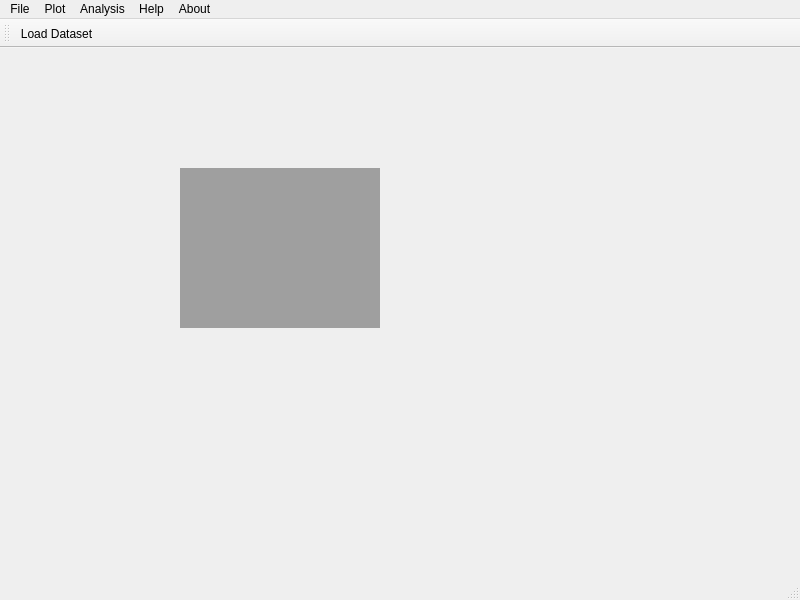
<?xml version="1.0" encoding="UTF-8"?>
<ui version="4.0">
 <class>ParentWindow</class>
 <widget class="QMainWindow" name="ParentWindow">
  <property name="geometry">
   <rect>
    <x>0</x>
    <y>0</y>
    <width>800</width>
    <height>600</height>
   </rect>
  </property>
  <property name="windowTitle">
   <string>DataViz 0.0</string>
  </property>
  <widget class="QWidget" name="centralwidget">
   <widget class="QMdiArea" name="WindowsManager">
    <property name="geometry">
     <rect>
      <x>180</x>
      <y>120</y>
      <width>200</width>
      <height>160</height>
     </rect>
    </property>
   </widget>
  </widget>
  <widget class="QMenuBar" name="menubar">
   <property name="geometry">
    <rect>
     <x>0</x>
     <y>0</y>
     <width>800</width>
     <height>21</height>
    </rect>
   </property>
   <widget class="QMenu" name="menuFile">
    <property name="title">
     <string>File</string>
    </property>
    <addaction name="actionLoad_Dataset"/>
   </widget>
   <widget class="QMenu" name="menuPlot">
    <property name="title">
     <string>Plot</string>
    </property>
    <addaction name="actionSelect_a_dataset"/>
    <addaction name="actionDrawMultipleCharts_2"/>
   </widget>
   <widget class="QMenu" name="menuAnalysis">
    <property name="title">
     <string>Analysis</string>
    </property>
    <addaction name="actionFunction"/>
   </widget>
   <widget class="QMenu" name="menuHelp">
    <property name="title">
     <string>Help</string>
    </property>
    <addaction name="actionHelp"/>
   </widget>
   <widget class="QMenu" name="menuAbout">
    <property name="title">
     <string>About</string>
    </property>
    <addaction name="actionAbout"/>
   </widget>
   <addaction name="menuFile"/>
   <addaction name="menuPlot"/>
   <addaction name="menuAnalysis"/>
   <addaction name="menuHelp"/>
   <addaction name="menuAbout"/>
  </widget>
  <widget class="QStatusBar" name="statusbar"/>
  <widget class="QToolBar" name="toolBar">
   <property name="windowTitle">
    <string>toolBar</string>
   </property>
   <attribute name="toolBarArea">
    <enum>TopToolBarArea</enum>
   </attribute>
   <attribute name="toolBarBreak">
    <bool>false</bool>
   </attribute>
   <addaction name="actionLoad_Dataset"/>
  </widget>
  <action name="actionLoad_Dataset">
   <property name="icon">
    <iconset resource="resources.qrc">
     <normaloff>:/icons/dataset.svg</normaloff>:/icons/dataset.svg</iconset>
   </property>
   <property name="text">
    <string>Load Dataset</string>
   </property>
  </action>
  <action name="actionAbout">
   <property name="icon">
    <iconset resource="resources.qrc">
     <normaloff>:/icons/aboutSymbol.svg</normaloff>:/icons/aboutSymbol.svg</iconset>
   </property>
   <property name="text">
    <string>About</string>
   </property>
  </action>
  <action name="actionHelp">
   <property name="icon">
    <iconset resource="resources.qrc">
     <normaloff>:/icons/helpSymbol.svg</normaloff>:/icons/helpSymbol.svg</iconset>
   </property>
   <property name="text">
    <string>Help</string>
   </property>
  </action>
  <action name="actionSelect_a_dataset">
   <property name="text">
    <string>Select a dataset</string>
   </property>
  </action>
  <action name="actionDrawMultipleCharts">
   <property name="text">
    <string>Drawing multiple charts</string>
   </property>
  </action>
  <action name="actionDrawMultipleCharts_2">
   <property name="text">
    <string>Drawing multiple charts</string>
   </property>
  </action>
  <action name="actionFunction">
   <property name="text">
    <string>Function</string>
   </property>
  </action>
 </widget>
 <resources>
  <include location="resources.qrc"/>
 </resources>
 <connections/>
</ui>
